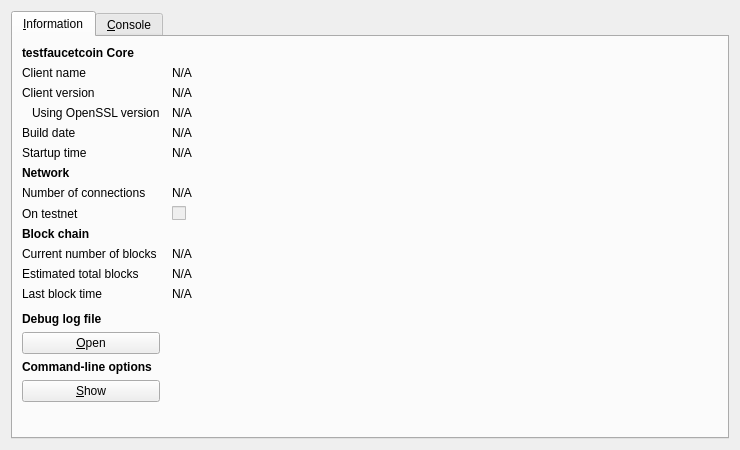
<?xml version="1.0" encoding="UTF-8"?>
<ui version="4.0">
 <class>RPCConsole</class>
 <widget class="QDialog" name="RPCConsole">
  <property name="geometry">
   <rect>
    <x>0</x>
    <y>0</y>
    <width>740</width>
    <height>450</height>
   </rect>
  </property>
  <property name="windowTitle">
   <string>testfaucetcoin - Debug window</string>
  </property>
  <layout class="QVBoxLayout" name="verticalLayout_2">
   <item>
    <widget class="QTabWidget" name="tabWidget">
     <property name="currentIndex">
      <number>0</number>
     </property>
     <widget class="QWidget" name="tab_info">
      <attribute name="title">
       <string>&amp;Information</string>
      </attribute>
      <layout class="QGridLayout" name="gridLayout" columnstretch="0,1">
       <property name="horizontalSpacing">
        <number>12</number>
       </property>
       <item row="0" column="0">
        <widget class="QLabel" name="label_9">
         <property name="font">
          <font>
           <weight>75</weight>
           <bold>true</bold>
          </font>
         </property>
         <property name="text">
          <string>testfaucetcoin Core</string>
         </property>
        </widget>
       </item>
       <item row="1" column="0">
        <widget class="QLabel" name="label_5">
         <property name="text">
          <string>Client name</string>
         </property>
        </widget>
       </item>
       <item row="1" column="1">
        <widget class="QLabel" name="clientName">
         <property name="cursor">
          <cursorShape>IBeamCursor</cursorShape>
         </property>
         <property name="text">
          <string>N/A</string>
         </property>
         <property name="textFormat">
          <enum>Qt::PlainText</enum>
         </property>
         <property name="textInteractionFlags">
          <set>Qt::LinksAccessibleByMouse|Qt::TextSelectableByKeyboard|Qt::TextSelectableByMouse</set>
         </property>
        </widget>
       </item>
       <item row="2" column="0">
        <widget class="QLabel" name="label_6">
         <property name="text">
          <string>Client version</string>
         </property>
        </widget>
       </item>
       <item row="2" column="1">
        <widget class="QLabel" name="clientVersion">
         <property name="cursor">
          <cursorShape>IBeamCursor</cursorShape>
         </property>
         <property name="text">
          <string>N/A</string>
         </property>
         <property name="textFormat">
          <enum>Qt::PlainText</enum>
         </property>
         <property name="textInteractionFlags">
          <set>Qt::LinksAccessibleByMouse|Qt::TextSelectableByKeyboard|Qt::TextSelectableByMouse</set>
         </property>
        </widget>
       </item>
       <item row="3" column="0">
        <widget class="QLabel" name="label_14">
         <property name="text">
          <string>Using OpenSSL version</string>
         </property>
         <property name="indent">
          <number>10</number>
         </property>
        </widget>
       </item>
       <item row="3" column="1">
        <widget class="QLabel" name="openSSLVersion">
         <property name="cursor">
          <cursorShape>IBeamCursor</cursorShape>
         </property>
         <property name="text">
          <string>N/A</string>
         </property>
         <property name="textFormat">
          <enum>Qt::PlainText</enum>
         </property>
         <property name="textInteractionFlags">
          <set>Qt::LinksAccessibleByMouse|Qt::TextSelectableByKeyboard|Qt::TextSelectableByMouse</set>
         </property>
        </widget>
       </item>
       <item row="4" column="0">
        <widget class="QLabel" name="label_12">
         <property name="text">
          <string>Build date</string>
         </property>
        </widget>
       </item>
       <item row="4" column="1">
        <widget class="QLabel" name="buildDate">
         <property name="cursor">
          <cursorShape>IBeamCursor</cursorShape>
         </property>
         <property name="text">
          <string>N/A</string>
         </property>
         <property name="textFormat">
          <enum>Qt::PlainText</enum>
         </property>
         <property name="textInteractionFlags">
          <set>Qt::LinksAccessibleByMouse|Qt::TextSelectableByKeyboard|Qt::TextSelectableByMouse</set>
         </property>
        </widget>
       </item>
       <item row="5" column="0">
        <widget class="QLabel" name="label_13">
         <property name="text">
          <string>Startup time</string>
         </property>
        </widget>
       </item>
       <item row="5" column="1">
        <widget class="QLabel" name="startupTime">
         <property name="cursor">
          <cursorShape>IBeamCursor</cursorShape>
         </property>
         <property name="text">
          <string>N/A</string>
         </property>
         <property name="textFormat">
          <enum>Qt::PlainText</enum>
         </property>
         <property name="textInteractionFlags">
          <set>Qt::LinksAccessibleByMouse|Qt::TextSelectableByKeyboard|Qt::TextSelectableByMouse</set>
         </property>
        </widget>
       </item>
       <item row="6" column="0">
        <widget class="QLabel" name="label_11">
         <property name="font">
          <font>
           <weight>75</weight>
           <bold>true</bold>
          </font>
         </property>
         <property name="text">
          <string>Network</string>
         </property>
        </widget>
       </item>
       <item row="7" column="0">
        <widget class="QLabel" name="label_7">
         <property name="text">
          <string>Number of connections</string>
         </property>
        </widget>
       </item>
       <item row="7" column="1">
        <widget class="QLabel" name="numberOfConnections">
         <property name="cursor">
          <cursorShape>IBeamCursor</cursorShape>
         </property>
         <property name="text">
          <string>N/A</string>
         </property>
         <property name="textFormat">
          <enum>Qt::PlainText</enum>
         </property>
         <property name="textInteractionFlags">
          <set>Qt::LinksAccessibleByMouse|Qt::TextSelectableByKeyboard|Qt::TextSelectableByMouse</set>
         </property>
        </widget>
       </item>
       <item row="8" column="0">
        <widget class="QLabel" name="label_8">
         <property name="text">
          <string>On testnet</string>
         </property>
        </widget>
       </item>
       <item row="8" column="1">
        <widget class="QCheckBox" name="isTestNet">
         <property name="enabled">
          <bool>false</bool>
         </property>
         <property name="text">
          <string/>
         </property>
        </widget>
       </item>
       <item row="9" column="0">
        <widget class="QLabel" name="label_10">
         <property name="font">
          <font>
           <weight>75</weight>
           <bold>true</bold>
          </font>
         </property>
         <property name="text">
          <string>Block chain</string>
         </property>
        </widget>
       </item>
       <item row="10" column="0">
        <widget class="QLabel" name="label_3">
         <property name="text">
          <string>Current number of blocks</string>
         </property>
        </widget>
       </item>
       <item row="10" column="1">
        <widget class="QLabel" name="numberOfBlocks">
         <property name="cursor">
          <cursorShape>IBeamCursor</cursorShape>
         </property>
         <property name="text">
          <string>N/A</string>
         </property>
         <property name="textFormat">
          <enum>Qt::PlainText</enum>
         </property>
         <property name="textInteractionFlags">
          <set>Qt::LinksAccessibleByMouse|Qt::TextSelectableByKeyboard|Qt::TextSelectableByMouse</set>
         </property>
        </widget>
       </item>
       <item row="11" column="0">
        <widget class="QLabel" name="label_4">
         <property name="text">
          <string>Estimated total blocks</string>
         </property>
        </widget>
       </item>
       <item row="11" column="1">
        <widget class="QLabel" name="totalBlocks">
         <property name="cursor">
          <cursorShape>IBeamCursor</cursorShape>
         </property>
         <property name="text">
          <string>N/A</string>
         </property>
         <property name="textFormat">
          <enum>Qt::PlainText</enum>
         </property>
         <property name="textInteractionFlags">
          <set>Qt::LinksAccessibleByMouse|Qt::TextSelectableByKeyboard|Qt::TextSelectableByMouse</set>
         </property>
        </widget>
       </item>
       <item row="12" column="0">
        <widget class="QLabel" name="label_2">
         <property name="text">
          <string>Last block time</string>
         </property>
        </widget>
       </item>
       <item row="12" column="1">
        <widget class="QLabel" name="lastBlockTime">
         <property name="cursor">
          <cursorShape>IBeamCursor</cursorShape>
         </property>
         <property name="text">
          <string>N/A</string>
         </property>
         <property name="textFormat">
          <enum>Qt::PlainText</enum>
         </property>
         <property name="textInteractionFlags">
          <set>Qt::LinksAccessibleByMouse|Qt::TextSelectableByKeyboard|Qt::TextSelectableByMouse</set>
         </property>
        </widget>
       </item>
       <item row="13" column="0">
        <spacer name="verticalSpacer_2">
         <property name="orientation">
          <enum>Qt::Vertical</enum>
         </property>
         <property name="sizeHint" stdset="0">
          <size>
           <width>20</width>
           <height>20</height>
          </size>
         </property>
        </spacer>
       </item>
       <item row="14" column="0">
        <widget class="QLabel" name="labelDebugLogfile">
         <property name="font">
          <font>
           <weight>75</weight>
           <bold>true</bold>
          </font>
         </property>
         <property name="text">
          <string>Debug log file</string>
         </property>
        </widget>
       </item>
       <item row="15" column="0">
        <widget class="QPushButton" name="openDebugLogfileButton">
         <property name="toolTip">
          <string>Open the testfaucetcoin debug log file from the current data directory. This can take a few seconds for large log files.</string>
         </property>
         <property name="text">
          <string>&amp;Open</string>
         </property>
         <property name="autoDefault">
          <bool>false</bool>
         </property>
        </widget>
       </item>
       <item row="16" column="0">
        <widget class="QLabel" name="labelCLOptions">
         <property name="font">
          <font>
           <weight>75</weight>
           <bold>true</bold>
          </font>
         </property>
         <property name="text">
          <string>Command-line options</string>
         </property>
        </widget>
       </item>
       <item row="17" column="0">
        <widget class="QPushButton" name="showCLOptionsButton">
         <property name="toolTip">
          <string>Show the testfaucetcoin-Qt help message to get a list with possible testfaucetcoin command-line options.</string>
         </property>
         <property name="text">
          <string>&amp;Show</string>
         </property>
         <property name="autoDefault">
          <bool>false</bool>
         </property>
        </widget>
       </item>
       <item row="18" column="0">
        <spacer name="verticalSpacer">
         <property name="orientation">
          <enum>Qt::Vertical</enum>
         </property>
         <property name="sizeHint" stdset="0">
          <size>
           <width>20</width>
           <height>40</height>
          </size>
         </property>
        </spacer>
       </item>
      </layout>
     </widget>
     <widget class="QWidget" name="tab_console">
      <attribute name="title">
       <string>&amp;Console</string>
      </attribute>
      <layout class="QVBoxLayout" name="verticalLayout_3">
       <property name="spacing">
        <number>3</number>
       </property>
       <item>
        <widget class="QTextEdit" name="messagesWidget">
         <property name="minimumSize">
          <size>
           <width>0</width>
           <height>100</height>
          </size>
         </property>
         <property name="readOnly">
          <bool>true</bool>
         </property>
         <property name="tabKeyNavigation" stdset="0">
          <bool>false</bool>
         </property>
         <property name="columnCount" stdset="0">
          <number>2</number>
         </property>
        </widget>
       </item>
       <item>
        <layout class="QHBoxLayout" name="horizontalLayout">
         <property name="spacing">
          <number>3</number>
         </property>
         <item>
          <widget class="QLabel" name="label">
           <property name="text">
            <string notr="true">&gt;</string>
           </property>
          </widget>
         </item>
         <item>
          <widget class="QLineEdit" name="lineEdit"/>
         </item>
         <item>
          <widget class="QPushButton" name="clearButton">
           <property name="maximumSize">
            <size>
             <width>24</width>
             <height>24</height>
            </size>
           </property>
           <property name="toolTip">
            <string>Clear console</string>
           </property>
           <property name="text">
            <string/>
           </property>
           <property name="icon">
            <iconset resource="../bitcoin.qrc">
             <normaloff>:/icons/remove</normaloff>:/icons/remove</iconset>
           </property>
           <property name="shortcut">
            <string notr="true">Ctrl+L</string>
           </property>
           <property name="autoDefault">
            <bool>false</bool>
           </property>
          </widget>
         </item>
        </layout>
       </item>
      </layout>
     </widget>
    </widget>
   </item>
  </layout>
 </widget>
 <resources>
  <include location="../bitcoin.qrc"/>
 </resources>
 <connections/>
</ui>
